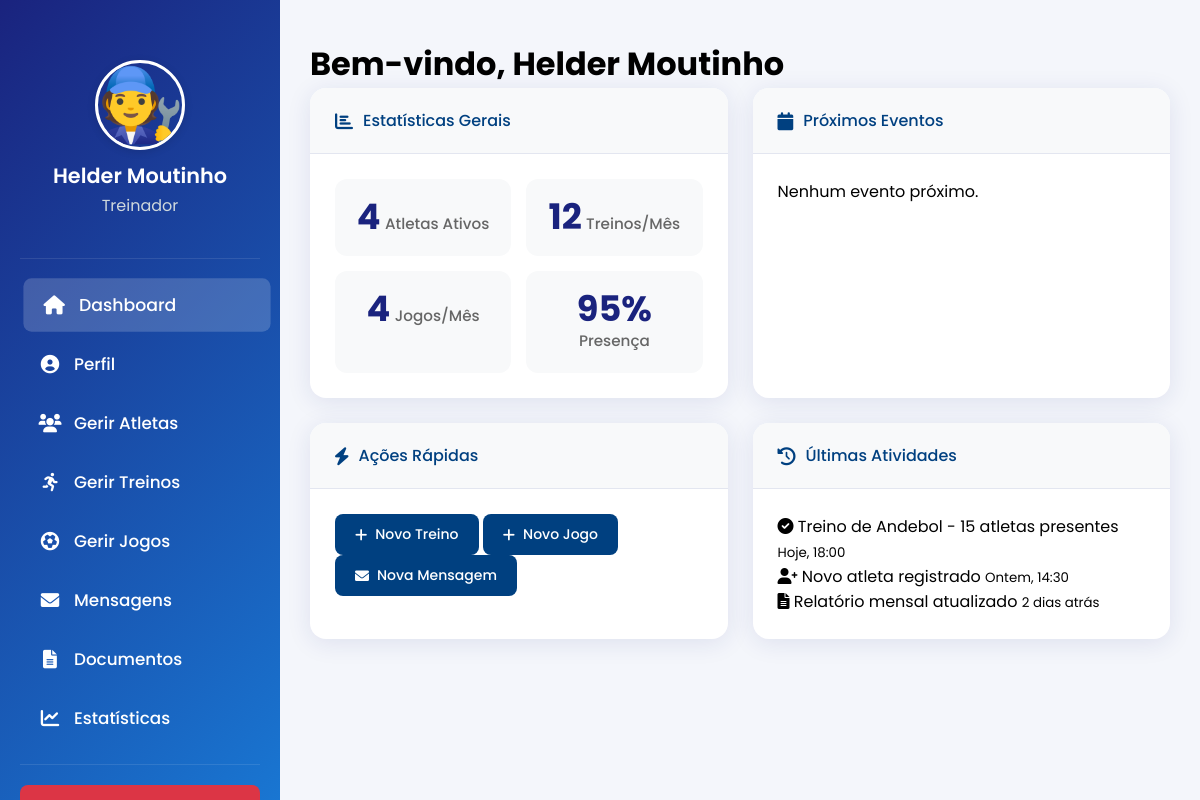
/src/dashboard_staff.php (signed in), run on the app's committed database.
### tables this page shows
CREATE TABLE `users` (
  `id` int(11) NOT NULL,
  `nome` varchar(100) NOT NULL,
  `email` varchar(100) NOT NULL,
  `password_hash` varchar(255) DEFAULT NULL,
  `tipo` varchar(20) DEFAULT NULL,
  `data_registo` timestamp NOT NULL DEFAULT current_timestamp(),
  `status` varchar(20) DEFAULT NULL,
  `data_registro` timestamp NOT NULL DEFAULT current_timestamp(),
  `data_nascimento` date DEFAULT NULL,
  `genero` enum('M','F') DEFAULT NULL,
  `telefone` varchar(9) DEFAULT NULL,
  `nif` varchar(9) DEFAULT NULL,
  `morada` text DEFAULT NULL,
  `foto_perfil` varchar(255) DEFAULT NULL,
  `escalao` varchar(50) DEFAULT NULL,
  `posicao` varchar(50) DEFAULT NULL,
  `numero` int(11) DEFAULT NULL,
  `pe_dominante` varchar(20) DEFAULT NULL,
  `exame_medico_data` date DEFAULT NULL,
  `seguro_desportivo` varchar(50) DEFAULT NULL,
  `numero_socio` int(11) DEFAULT NULL,
  `cip` varchar(20) DEFAULT NULL,
  `modalidade_id` int(11) DEFAULT NULL,
  `escalao_id` int(11) DEFAULT NULL
);

### src/dashboard_staff.php (the view, shortened to what this page needs)
<?php
require 'db.php';
$stmt = $conn->prepare("SELECT * FROM users WHERE id = ?");
$stmt->bind_param("i", $_SESSION['user_id']);
$stmt->execute();
$staff = $stmt->get_result()->fetch_assoc();
$stmt = $conn->prepare("SELECT * FROM eventos WHERE data >= CURDATE() ORDER BY data LIMIT 5");
if ($stmt) {
    $stmt->execute();
    $eventos = $stmt->get_result();
} else {
    $eventos = null;
}
$stmt = $conn->prepare("SELECT COUNT(*) as count FROM mensagens WHERE destinatario_id = ? AND lida = 0");
if ($stmt) {
    $stmt->bind_param("i", $_SESSION['user_id']);
    $stmt->execute();
    $mensagens = $stmt->get_result()->fetch_assoc();
} else {
    $mensagens = ['count' => 0];
}
$stmt = $conn->prepare("SELECT COUNT(*) as total FROM users WHERE tipo = 'atleta' AND status = 'aprovado'");
if ($stmt) {
    $stmt->execute();
    $total_atletas = $stmt->get_result()->fetch_assoc()['total'];
} else {
    $total_atletas = 0;
}
?>
<!DOCTYPE html>
<html lang="pt">
<head>
    <link rel="stylesheet" href="/sitecacem/src/nav.css">
    <link rel="stylesheet" href="/sitecacem/src/dashboard_nav.css">
    <link rel="stylesheet" href="dashboard_atleta.css">
    <link rel="stylesheet" href="https://cdnjs.cloudflare.com/ajax/libs/font-awesome/6.0.0/css/all.min.css">
</head>
<body>
    <div class="dashboard-layout">
        <div class="dashboard-sidebar staff-sidebar">
            <div class="staff-header">
                <img src="<?php
                    if (!empty($staff['foto_perfil'])) {
                        echo str_replace('../uploads/', '/uploads/', $staff['foto_perfil']);
                    } else {
                        echo '../img/default-avatar.png';
                    }
                ?>" alt="Perfil">
                <h3><?php echo htmlspecialchars($staff['nome']); ?></h3>
                <p><?php echo ucfirst($staff['tipo']); ?></p>
            </div>
            <div class="staff-menu">
                <a href="dashboard_staff.php" class="menu-item active">
                    <i class="fas fa-home"></i> Dashboard
                </a>
                <a href="perfil_staff.php" class="menu-item">
                    <i class="fas fa-user-circle"></i> Perfil
                </a>
                <a href="gerir_atletas.php" class="menu-item">
                    <i class="fas fa-users"></i> Gerir Atletas
                </a>
                <a href="gerir_treinos.php" class="menu-item">
                    <i class="fas fa-running"></i> Gerir Treinos
                </a>
                <a href="gerir_jogos.php" class="menu-item">
                    <i class="fas fa-futbol"></i> Gerir Jogos
                </a>
                <a href="mensagens_staff.php" class="menu-item">
                    <i class="fas fa-envelope"></i> Mensagens
                </a>
                <a href="documentos_staff.php" class="menu-item">
                    <i class="fas fa-file-alt"></i> Documentos
                </a>
                <a href="estatisticas.php" class="menu-item">
                    <i class="fas fa-chart-line"></i> Estatísticas
                </a>
            </div>
            <div class="logout-section">
                <form action="logout.php" method="post">
                    <button type="submit" class="logout-btn">
                    </button>
                </form>
            </div>
        </div>
        <div class="dashboard-content">
            <h1>Bem-vindo, <?php echo htmlspecialchars($staff['nome']); ?></h1>
            <div class="dashboard-grid">
                <div class="dashboard-card">
                    <div class="card-header">
                        <h3><i class="fas fa-chart-bar"></i> Estatísticas Gerais</h3>
                    </div>
                    <div class="card-content">
                        <div class="stats-grid">
                            <div class="stat-item">
                                <span class="stat-value"><?php echo $total_atletas; ?></span>
                                <span class="stat-label">Atletas Ativos</span>
                            </div>
                            <div class="stat-item">
                                <span class="stat-value">12</span>
                                <span class="stat-label">Treinos/Mês</span>
                            </div>
                            <div class="stat-item">
                                <span class="stat-value">4</span>
                                <span class="stat-label">Jogos/Mês</span>
                            </div>
                            <div class="stat-item">
                                <span class="stat-value">95%</span>
                                <span class="stat-label">Presença</span>
                            </div>
                        </div>
                    </div>
                </div>
                <div class="dashboard-card">
                    <div class="card-header">
                        <h3><i class="fas fa-calendar"></i> Próximos Eventos</h3>
                    </div>
                    <div class="card-content">
                        <?php if ($eventos && $eventos->num_rows > 0): ?>
                            <?php while ($evento = $eventos->fetch_assoc()): ?>
                                <div class="evento-item">
                                    <div class="evento-data">
                                        <?php echo date('d/m', strtotime($evento['data'])); ?>
                                    </div>
                                    <div class="evento-info">
                                        <strong><?php echo htmlspecialchars($evento['titulo']); ?></strong>
                                        <span><?php echo htmlspecialchars($evento['local']); ?></span>
                                    </div>
                                </div>
                            <?php endwhile; ?>
                        <?php else: ?>
                            <p>Nenhum evento próximo.</p>
                        <?php endif; ?>
                    </div>
                </div>
                <div class="dashboard-card">
                    <div class="card-header">
                        <h3><i class="fas fa-bolt"></i> Ações Rápidas</h3>
                    </div>
                    <div class="card-content">
                        <a href="gerir_treinos.php" class="btn-primary">
                            <i class="fas fa-plus"></i> Novo Treino
                        </a>
                        <a href="gerir_jogos.php" class="btn-primary">
                            <i class="fas fa-plus"></i> Novo Jogo
                        </a>
                        <a href="mensagens_staff.php" class="btn-primary">
                            <i class="fas fa-envelope"></i> Nova Mensagem
                        </a>
                    </div>
                </div>
                <div class="dashboard-card">
                    <div class="card-header">
                        <h3><i class="fas fa-history"></i> Últimas Atividades</h3>
                    </div>
                    <div class="card-content">
                        <ul class="activity-list">
                            <li>
                                <i class="fas fa-check-circle"></i>
                                <span>Treino de Andebol - 15 atletas presentes</span>
                                <small>Hoje, 18:00</small>
                            </li>
                            <li>
                                <i class="fas fa-user-plus"></i>
                                <span>Novo atleta registrado</span>
                                <small>Ontem, 14:30</small>
                            </li>
                            <li>
                                <i class="fas fa-file-alt"></i>
                                <span>Relatório mensal atualizado</span>
                                <small>2 dias atrás</small>
                            </li>
                        </ul>
                    </div>
                </div>
            </div>
        </div>
    </div>
</body>
</html>

### src/nav.css (style rules this page uses)
* { margin: 0; padding: 0; box-sizing: border-box; font-family: 'Poppins', sans-serif; }
.client-area, .logout-btn, .login-btn { padding: 8px 15px; border-radius: 5px; font-size: 12px; font-weight: 500; text-decoration: none; transition: all 0.3s ease; }
.logout-btn { background-color: #dc3545; color: white; border: none; }

### src/dashboard_nav.css (style rules this page uses)
* { margin: 0; padding: 0; box-sizing: border-box; font-family: 'Poppins', sans-serif; }
body { font-family: 'Inter', Arial, sans-serif; background: #f4f6fb; margin: 0; padding: 0; }
.dashboard-layout { display: flex; min-height: 100vh; }
.dashboard-sidebar { width: 280px; background: linear-gradient(135deg, #1a237e 0%, #1976d2 100%); color: white; padding: 20px; position: fixed; height: 100vh; overflow-y: auto; }
.staff-header { text-align: center; padding: 40px 0; border-bottom: 1px solid rgba(255,255,255,0.1); margin-bottom: 20px; display: flex; flex-direction: column; align-items: center; justify-content: center; }
.staff-header img { width: 90px; height: 90px; border-radius: 50%; border: 3px solid white; margin: auto 0 15px 0; object-fit: cover; display: block; }
.staff-header h3 { font-size: 1.3em; margin: 0 0 5px; font-weight: 600; }
.staff-header p { font-size: 0.95em; color: rgba(255,255,255,0.8); margin: 0; }
.staff-menu { margin-bottom: 20px; }
.menu-item { display: flex; align-items: center; padding: 12px 15px; color: rgba(255,255,255,0.8); text-decoration: none; border-radius: 8px; margin-bottom: 8px; font-weight: 500; transition: all 0.2s; position: relative; }
.menu-item.active { background: rgba(25, 118, 210, 0.15); color: #1976d2; font-weight: bold; }
.menu-item i { width: 24px; margin-right: 12px; font-size: 1.1em; text-align: center; }
.logout-section { margin-top: auto; padding-top: 20px; border-top: 1px solid rgba(255,255,255,0.1); }
.logout-btn { width: 100%; padding: 12px; background: #dc3545; border: none; border-radius: 8px; color: white; font-size: 1em; font-weight: 500; cursor: pointer; transition: all 0.2s; display: flex; align-items: center; justify-content: center; gap: 10px; }
.dashboard-content { margin-left: 280px; padding: 40px 30px 30px 30px; width: calc(100% - 280px); }
.menu-item { animation: slideIn 0.3s ease-out; }

### src/dashboard_atleta.css (style rules this page uses)
:root { --primary-color: #004080; --primary-light: #002b57; --secondary-color: #f4f6fb; --text-dark: #333; --text-light: #666; --white: #fff; --success: #28a745; --danger: #dc3545; --border-radius: 12px; --box-shadow: 0 4px 24px rgba(26,35,126,0.10); --transition: all 0.3s ease; }
* { margin: 0; padding: 0; box-sizing: border-box; font-family: 'Poppins', sans-serif; }
.dashboard-grid { display: grid; grid-template-columns: repeat(auto-fit, minmax(300px, 1fr)); gap: 25px; }
.dashboard-card { background: white; border-radius: 12px; box-shadow: 0 2px 15px rgba(0, 0, 0, 0.08); overflow: hidden; transition: transform 0.3s ease; }
.card-header { background: #f8f9fa; padding: 18px 20px; border-bottom: 1px solid #eee; }
.card-header h3 { color: #004080; font-size: 16px; font-weight: 500; display: flex; align-items: center; gap: 10px; }
.card-header h3 i { color: #004080; font-size: 18px; }
.card-content { padding: 20px; }
.stats-grid { display: grid; grid-template-columns: repeat(2, 1fr); gap: 15px; }
.stat-item { background: #f8f9fa; padding: 15px; border-radius: 10px; text-align: center; }
.stat-value { font-size: 24px; font-weight: 600; color: #004080; margin-bottom: 5px; }
.stat-label { font-size: 13px; color: #666; font-weight: 400; }
.btn-primary, .btn-secondary { padding: 10px 20px; border-radius: 8px; font-size: 14px; font-weight: 500; text-decoration: none; transition: all 0.3s; display: inline-flex; align-items: center; gap: 8px; }
.btn-primary { background: #004080; color: white; }

### data on the page
users: foto_perfil (picture), nome "Helder Moutinho", tipo "Treinador"

### other printed values
$total_atletas "4"
